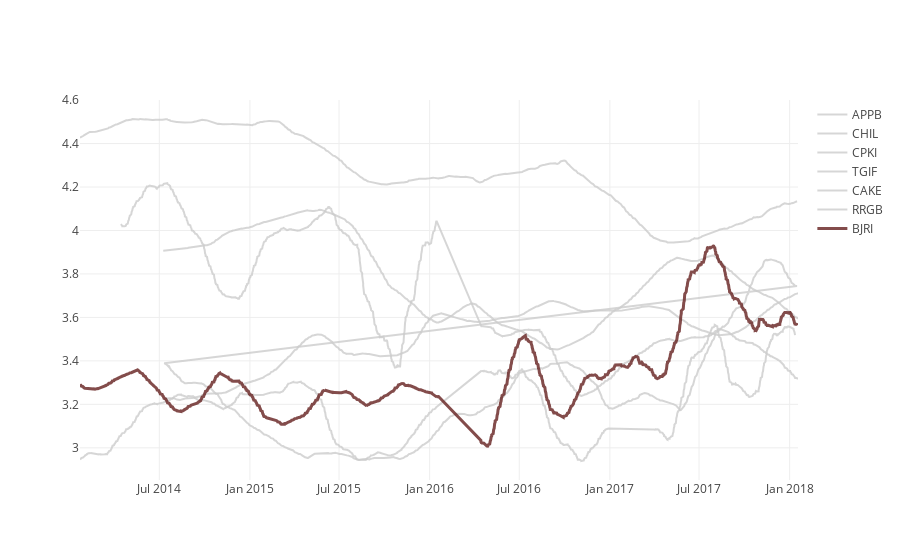

Notebook cell for this chart:
### Code cell
iplot(gir_over)

### Figure 1 — Plotly figure (JSON) as saved in the notebook; plotly's stock layout.template omitted (floating-point values rounded to 4 significant figures; data arrays with more than 128 entries replaced by an {"elided": "..."} marker saying what was removed)
{"data": [{"line": {"color": "rgba(204,204,204,1)"}, "name": "APPB", "opacity": 0.8, "type": "scatter", "x": {"elided": "1772 str values"}, "y": {"elided": "1772 float values"}}, {"line": {"color": "rgba(204,204,204,1)"}, "name": "CHIL", "opacity": 0.8, "type": "scatter", "x": {"elided": "888 str values"}, "y": {"elided": "888 float values"}}, {"line": {"color": "rgba(204,204,204,1)"}, "name": "CPKI", "opacity": 0.8, "type": "scatter", "x": {"elided": "1005 str values"}, "y": {"elided": "1005 float values"}}, {"line": {"color": "rgba(204,204,204,1)"}, "name": "TGIF", "opacity": 0.8, "type": "scatter", "x": {"elided": "890 str values"}, "y": {"elided": "890 float values"}}, {"line": {"color": "rgba(204,204,204,1)"}, "name": "CAKE", "opacity": 0.8, "type": "scatter", "x": {"elided": "1769 str values"}, "y": {"elided": "1769 float values"}}, {"line": {"color": "rgba(204,204,204,1)"}, "name": "RRGB", "opacity": 0.8, "type": "scatter", "x": {"elided": "1774 str values"}, "y": {"elided": "1774 float values"}}, {"line": {"color": "#65201F", "width": 3}, "name": "BJRI", "opacity": 0.8, "type": "scatter", "x": {"elided": "1891 str values"}, "y": {"elided": "1891 float values"}}], "layout": {}}
